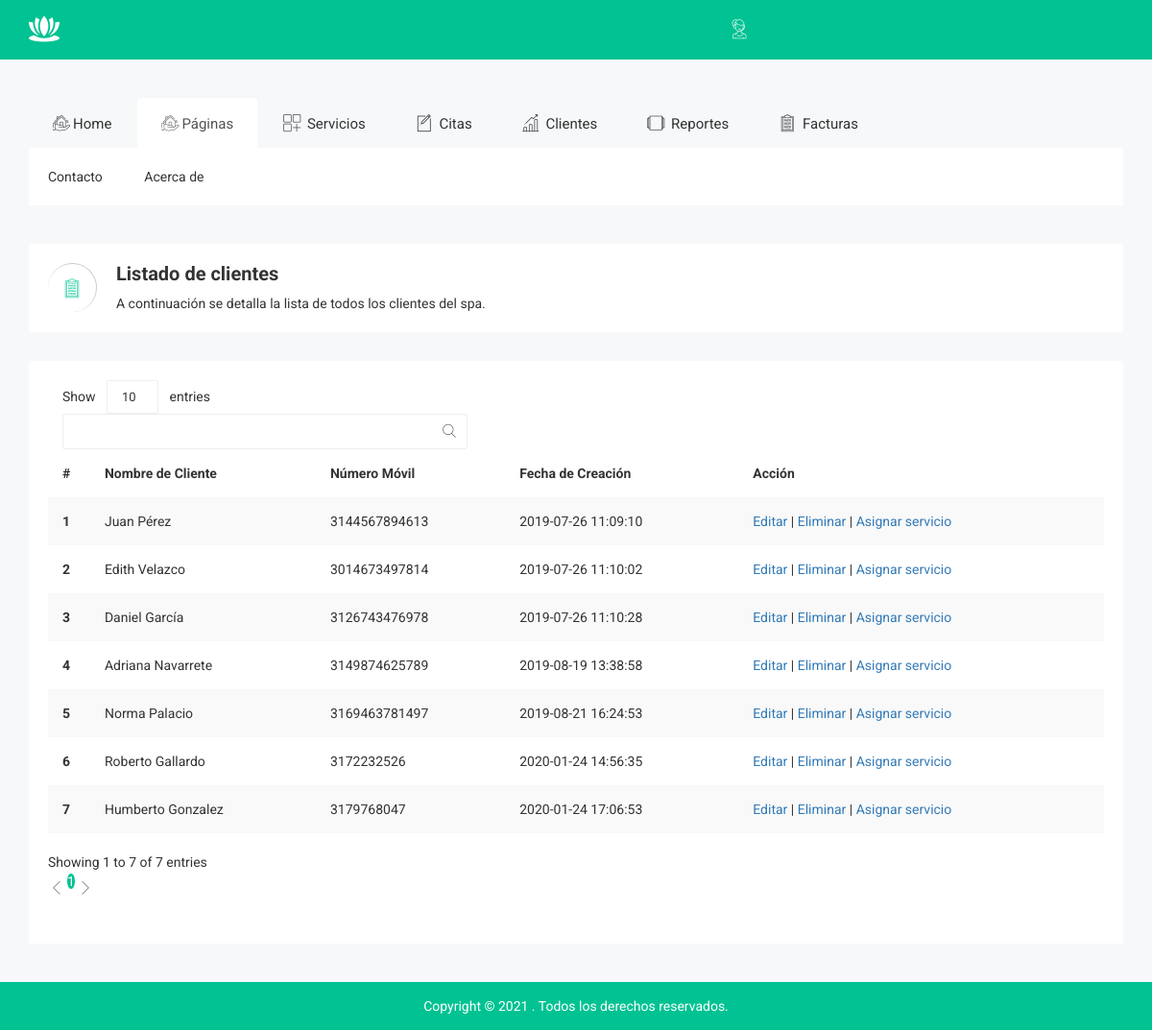
The page /admin/customer-list.php (signed in) on the database its author committed.
### tables this page shows
CREATE TABLE `tbclientes` (
  `ID` int(10) NOT NULL,
  `Name` varchar(120) DEFAULT NULL,
  `Email` varchar(200) DEFAULT NULL,
  `MobileNumber` bigint(11) DEFAULT NULL,
  `Gender` enum('Mujer','Hombre','No definido') DEFAULT NULL,
  `Details` mediumtext DEFAULT NULL,
  `CreationDate` timestamp NULL DEFAULT current_timestamp(),
  `UpdationDate` timestamp NULL DEFAULT NULL ON UPDATE current_timestamp()
);

### admin/customer-list.php (the view, shortened to what this page needs)
<?php
include('include/connection.php');
if (strlen($_SESSION['bsspa']==0)) {
  header('location:logout.php');
  } else{
?>
  <!doctype html>
<html class="no-js" lang="">
<head>
 <?php include('include/header_module.php');?>
<div class="breadcomb-area">
	<div class="container">
		<div class="row">
			<div class="col-lg-12 col-md-12 col-sm-12 col-xs-12">
				<div class="breadcomb-list">
					<div class="row">
						<div class="col-lg-6 col-md-6 col-sm-6 col-xs-12">
							<div class="breadcomb-wp">
								<div class="breadcomb-icon">
									<i class="notika-icon notika-form"></i>
								</div>
								<div class="breadcomb-ctn">
									<h2>Listado de clientes</h2>
                                    <p> A continuación se detalla la lista de todos los clientes del spa.</p>
								</div>
							</div>
						</div>
					</div>
				</div>
			</div>
		</div>
	</div>
</div>
<div class="form-element-area">
    <div class="container">
        <div class="row">
            <div class="col-lg-12 col-md-12 col-sm-12 col-xs-12">
                <div class="data-table-list">
                    <div class="basic-tb-hd">
                    <table id="data-table-basic" class="table table-striped">
                        <thead>
                            <tr>
                            <th>#</th>
                            <th>Nombre de Cliente</th>
                            <th>Número Móvil</th>
                            <th>Fecha de Creación</th>
                            <th>Acción</th>
                            </tr>
                        </thead>
                        <tbody>
                        <?php
                        $ret=mysqli_query($con,"select * from  tbclientes");
                        $cnt=1;
                        while ($row=mysqli_fetch_array($ret)) {
                        ?>
                            <tr>
                            <th scope="row"><?php echo $cnt;?></th>
                            <td><?php  echo $row['Name'];?></td>
                            <td><?php  echo $row['MobileNumber'];?></td>
                            <td><?php  echo $row['CreationDate'];?></td>
                            <td>
                            <a href="edit-customer-detailed.php?editid=<?php echo $row['ID'];?>">Editar</a>  |
                            <a href="delete-customer.php?editid=<?php echo $row['ID'];?>">Eliminar</a>  |
                            <a href="add-customer-services.php?addid=<?php echo $row['ID'];?>">Asignar servicio</a>
                            </td>
                            </tr>
                            <?php
                            $cnt=$cnt+1;
                            }?>
                        </tbody>
                    </table>
                    </div>
                    </div>
                </div>
			</div>
		</div>
	</div>
<?php } ?>

### admin/css/main.css (style rules this page uses)
html { color: #222; font-size: 1em; line-height: 1.4; }

### rows shown on the page
tbclientes: Name "Juan Pérez", MobileNumber "3144567894613", CreationDate "2019-07-26 11:09:10"
tbclientes: Name "Edith Velazco", MobileNumber "3014673497814", CreationDate "2019-07-26 11:10:02"
tbclientes: Name "Daniel García", MobileNumber "3126743476978", CreationDate "2019-07-26 11:10:28"
tbclientes: Name "Adriana Navarrete", MobileNumber "3149874625789", CreationDate "2019-08-19 13:38:58"
tbclientes: Name "Norma Palacio", MobileNumber "3169463781497", CreationDate "2019-08-21 16:24:53"
tbclientes: Name "Roberto Gallardo", MobileNumber "3172232526", CreationDate "2020-01-24 14:56:35"
tbclientes: Name "Humberto Gonzalez", MobileNumber "3179768047", CreationDate "2020-01-24 17:06:53"
